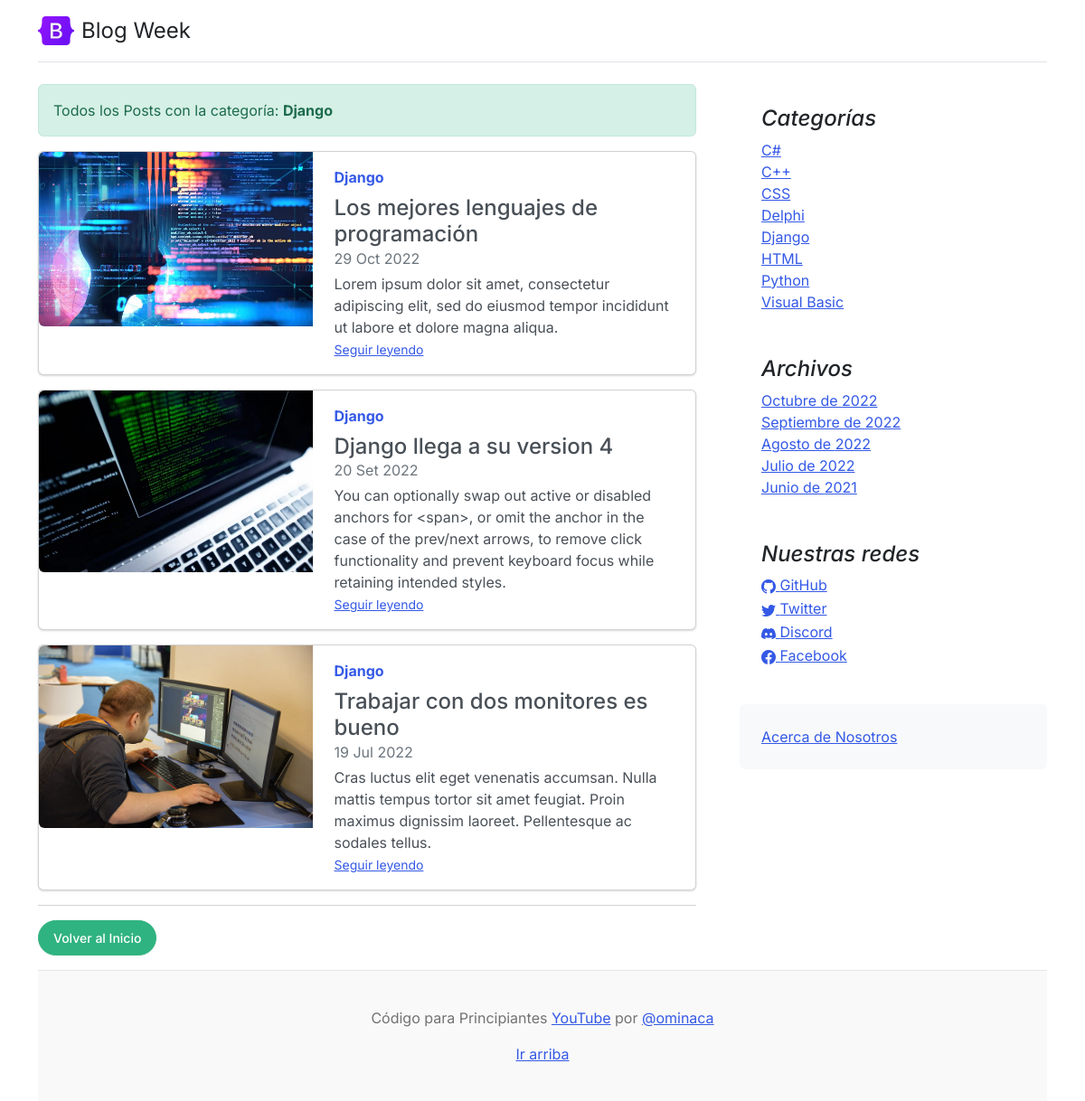
Before: /category/?cat=2 with the older database file.
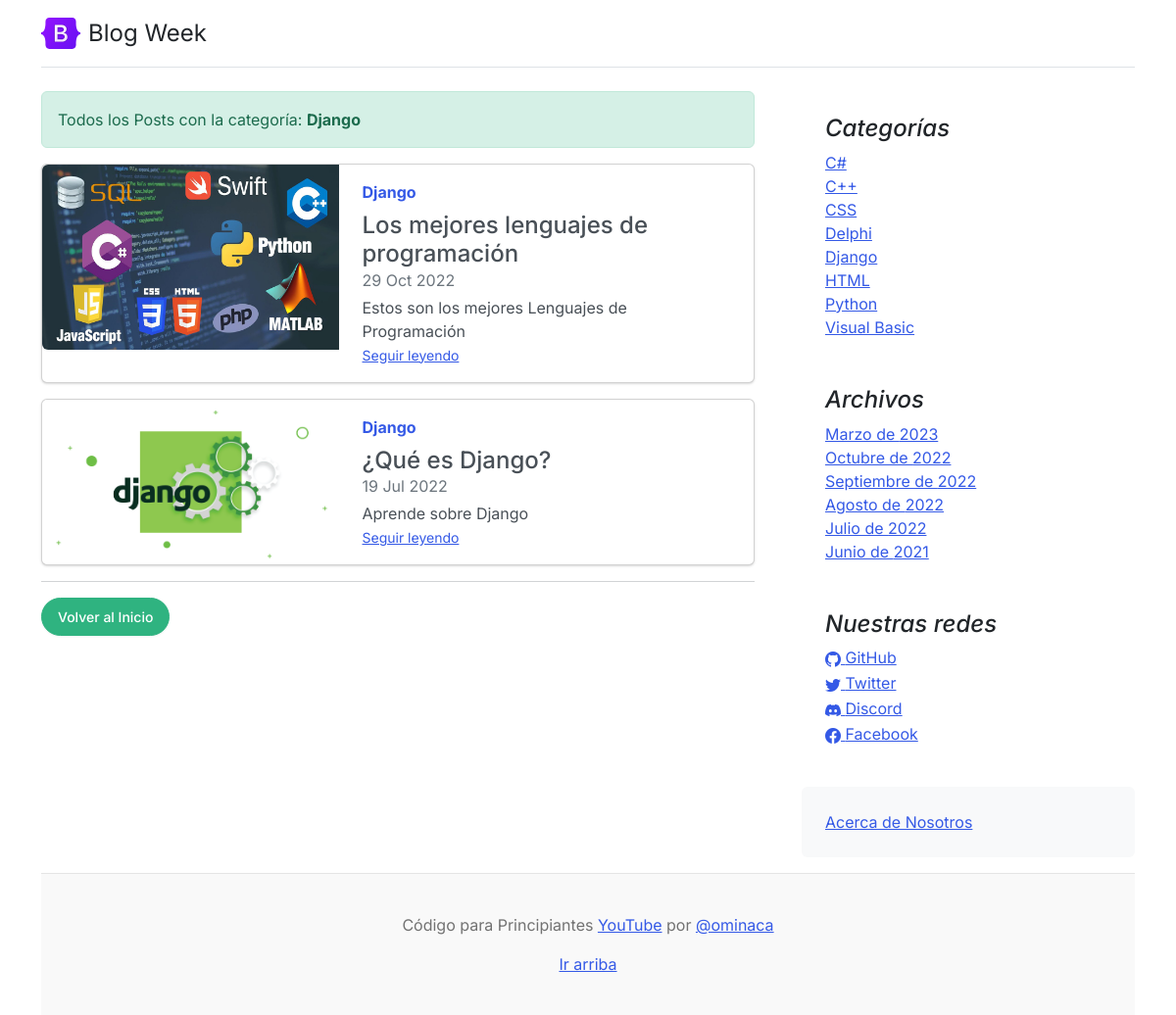
After: the same page with the newer database file.
### core/models.py (models this page shows, shortened)
class Post(models.Model):
	title = models.CharField(max_length=250, verbose_name='Título')
	excerpt = models.TextField(verbose_name='Bajada')
	content = RichTextField(verbose_name='Contenido')
	image = models.ImageField(upload_to='posts', null=True, blank=True, verbose_name='Imagen')
	published = models.BooleanField(default=False, verbose_name='Publicado')
	category = models.ForeignKey(Category, on_delete=models.CASCADE, related_name='get_posts', verbose_name='Categoría')
	author = models.ForeignKey(User, on_delete=models.CASCADE, related_name='get_posts', verbose_name='Autor')
	tags = models.ManyToManyField(Tag, verbose_name='Etiquetas')
	created = models.DateTimeField(auto_now_add=True, verbose_name='Fecha de creación')
	updated = models.DateTimeField(auto_now=True, verbose_name='Fecha de modificación')
	class Meta:
		verbose_name = 'Publicación'
		verbose_name_plural = 'Publicaciones'
		ordering = ['-created']

class Category (models.Model):
	name = models.CharField(max_length=200, unique=True, verbose_name='Nombre')
	active = models.BooleanField(default=True, verbose_name='Activo')
	created = models.DateTimeField(auto_now_add=True, verbose_name='Fecha de creación')
	updated = models.DateTimeField(auto_now=True, verbose_name='Fecha de modificación')
	class Meta:
		verbose_name = 'Categoría'
		verbose_name_plural = 'Categorías'
		ordering = ['name']
	def __str__(self):
		return self.name

### core/views.py (the view)
# urls.py: path('category/', CategoryListView.as_view(), name='category'),
class CategoryListView(ListView):
    model = Category
    template_name = 'core/category.html'
    def get_queryset(self):
        category_id = self.request.GET['cat']
        if category_id:
            return Post.objects.filter(category=category_id, published=True)
        return super().get_queryset()
    def get_context_data(self, **kwargs):
        context = super(CategoryListView, self).get_context_data(**kwargs)
        context['category'] = Category.objects.get(id = self.request.GET['cat'])
        return context

### core/processors.py (called while the page is built)
def ctx_dic_about(request):
	ctx_about = {}
	ctx_about['ABOUT'] = About.objects.latest('created')
	return ctx_about

def ctx_dic_category(request):
	ctx_category = {}
	ctx_category['categories'] = Category.objects.filter(active=True)
	return ctx_category

def ctx_dic_history(request):
	ctx_history = {}
	ctx_history['dates'] = Post.objects.dates('created', 'month', order='DESC').distinct()
	return ctx_history

def ctx_dic_link(request):
	ctx_link = {}
	links = Link.objects.all()
	for link in links:
		ctx_link[link.key] = {'url':link.url, 'icon':link.icon}
	return ctx_link

### core/templates/core/category.html
{% extends 'core/base.html' %}
{% load static %}
{% block content %}
{% for post in post_list %}
    {% if forloop.first %}
        <div class="alert alert-success" role="alert">
            Todos los Posts con la categoría: <strong>{{ category.name }}</strong>
        </div>
    {% endif %}
    <div class="card mb-3">
        <div class="row g-0">
            <div class="col-md-5">
                <img src="{{ post.image.url }}" class="img-fluid rounded-start" alt="...">
            </div>
            <div class="col-md-7">
                <div class="card-body">
                    <strong class="d-inline-block mb-2 text-primary">{{ post.category }}</strong>
                    <h4 class="mb-0">{{ post.title }}</h4>
                    <div class="mb-1 text-muted">{{ post.created|date:"d M Y" }}</div>
                    <p class="card-text mb-auto">{{ post.excerpt }}</p>
                    <p class="card-text"><small class="text-muted"><a href="{% url 'post' post.id %}" class="stretched-link">Seguir leyendo</a></small></p>
                </div>
            </div>
        </div>
    </div>
{% empty %}
    <div class="alert alert-danger" role="alert">
        <strong>No existen Posts con la categoría: {{ category.name }}</strong>
    </div>
{% endfor %}
<hr>
{% if request.path != '/' %}
    <div class="my-3">
        <a class="btn btn-success rounded-pill" href="{% url 'home' %}">Volver al Inicio</a>
    </div>
{% endif %}
{% endblock %}

### core/templates/core/base.html (shortened to what this page needs)
<!doctype html>
<html lang="es">
<head>
    <link rel="stylesheet" href="https://cdn.jsdelivr.net/npm/bootstrap-icons@1.9.1/font/bootstrap-icons.css">
    {% load static %}
    <link href="{% static 'core/css/bootstrap.min.css' %}" rel="stylesheet">
    <link href="{% static 'core/css/blog.css' %}" rel="stylesheet">
</head>
<body>
  <div class="container">
    <header class="d-flex flex-wrap justify-content-center py-3 mb-4 border-bottom">
      <a href="{% url 'home' %}" class="d-flex align-items-center mb-3 mb-md-0 me-md-auto text-dark text-decoration-none">
        <img class="bi me-2" width="40" height="32" src="{% static 'core/img/bootstrap-logo.svg' %}">
        <span class="fs-4">Blog Week</span>
      </a>
    </header>
    <main class="mt-2">
      <section class="row g-5">
        <div class="col-md-8">
            {% block content %} {% endblock %}
        </div>
        <aside class="col-md-4">
          <div class="position-sticky" style="top: 2rem;">
            <div class="p-4">
              <h4 class="fst-italic">Categorías</h4>
              <ol class="list-unstyled mb-0">
                {% for item in categories %}
                  <li><a href={% url 'category' %}?cat={{ item.id }}>{{ item.name }}</a></li>
                {% endfor %}
              </ol>
            </div>
            <div class="p-4">
              <h4 class="fst-italic">Archivos</h4>
              <ol class="list-unstyled mb-0">
                {% for item in dates %}
                  <li>
                    {% if item.month == 3 %}<a href="{% url 'dates' item.month item.year %}">Marzo de {{ item.year }}</a>{% endif %}
                    {% if item.month == 6 %}<a href="{% url 'dates' item.month item.year %}">Junio de {{ item.year }}</a>{% endif %}
                    {% if item.month == 7 %}<a href="{% url 'dates' item.month item.year %}">Julio de {{ item.year }}</a>{% endif %}
                    {% if item.month == 8 %}<a href="{% url 'dates' item.month item.year %}">Agosto de {{ item.year }}</a>{% endif %}
                    {% if item.month == 9 %}<a href="{% url 'dates' item.month item.year %}">Septiembre de {{ item.year }}</a>{% endif %}
                    {% if item.month == 10 %}<a href="{% url 'dates' item.month item.year %}">Octubre de {{ item.year }}</a>{% endif %}
                  </li>
                {% endfor %}
              </ol>
            </div>
            <div class="p-4">
              <h4 class="fst-italic">Nuestras redes</h4>
              <ol class="list-unstyled">
                {% if LINK_GITHUB.url %}
                  <li><a href="{{ LINK_GITHUB.url }}"><i class="{{ LINK_GITHUB.icon }}"></i> GitHub</a></li>
                {% endif %}
                {% if LINK_TWITTER.url %}
                  <li><a href="{{ LINK_TWITTER.url }}"><i class="{{ LINK_TWITTER.icon }}"></i> Twitter</a></li>
                {% endif %}
                {% if LINK_DISCORD.url %}
                  <li><a href="{{ LINK_DISCORD.url }}"><i class="{{ LINK_DISCORD.icon }}"></i> Discord</a></li>
                {% endif %}
                {% if LINK_FACEBOOK.url %}
                  <li><a href="{{ LINK_FACEBOOK.url }}"><i class="{{ LINK_FACEBOOK.icon }}"></i> Facebook</a></li>
                {% endif %}
              </ol>
            </div>
            <div class="p-4 mb-3 bg-light rounded">
              <a href="{% url 'about' %}">Acerca de Nosotros</a>
            </div>
          </div>
        </aside>
      </section>
    </main>
    <footer class="blog-footer">
      <p>Código para Principiantes <a href="https://www.youtube.com/channel/UCojloc55DB6zD6zB7-kTWWQ">YouTube</a> por <a href="https://twitter.com/ominaca">@ominaca</a></p>
      <p>
        <a href="#">Ir arriba</a>
      </p>
    </footer>
  </div>
</body>
</html>

Changed rows visible on the page:
removed Post: image (picture), category "Django", title "Django llega a su version 4", created "20 Set 2022", excerpt "You can optionally swap out active or disabled anchors for <span>, or omit the anchor in the case of the prev/next arrows, to remove click functionality and prevent keyboard focus while retaining intended styles."
changed Post "Los mejores lenguajes de programación": image: a different picture; excerpt "Lorem ipsum dolor sit amet, consectetur adipiscing elit, sed do eiusmod tempor incididunt ut labore et dolore magna aliqua." → "Estos son los mejores Lenguajes de Programación"
changed Post: image: a different picture; title "Trabajar con dos monitores es bueno" → "¿Qué es Django?"; excerpt "Cras luctus elit eget venenatis accumsan. Nulla mattis tempus tortor sit amet feugiat. Proin maximus dignissim laoreet. Pellentesque ac sodales tellus." → "Aprende sobre Django"
Other visible differences:
new list line: "Marzo de 2023"
